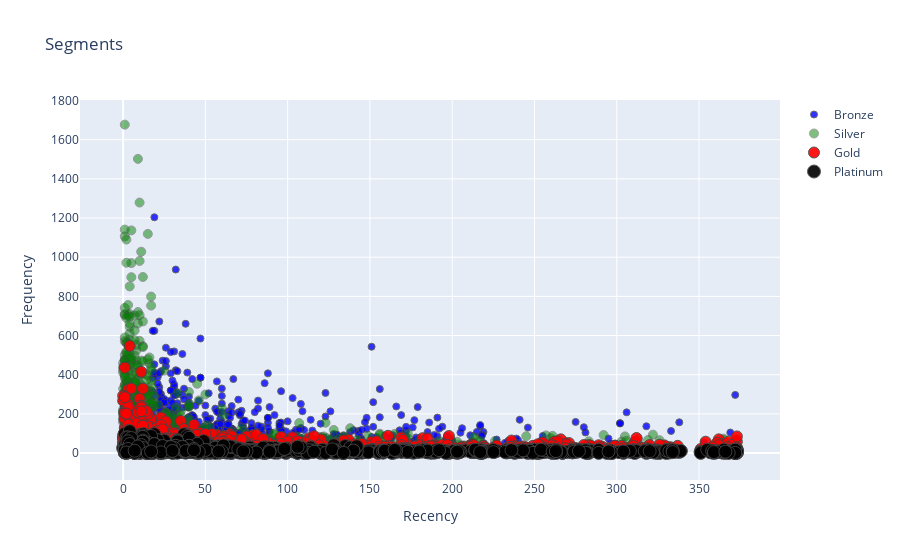
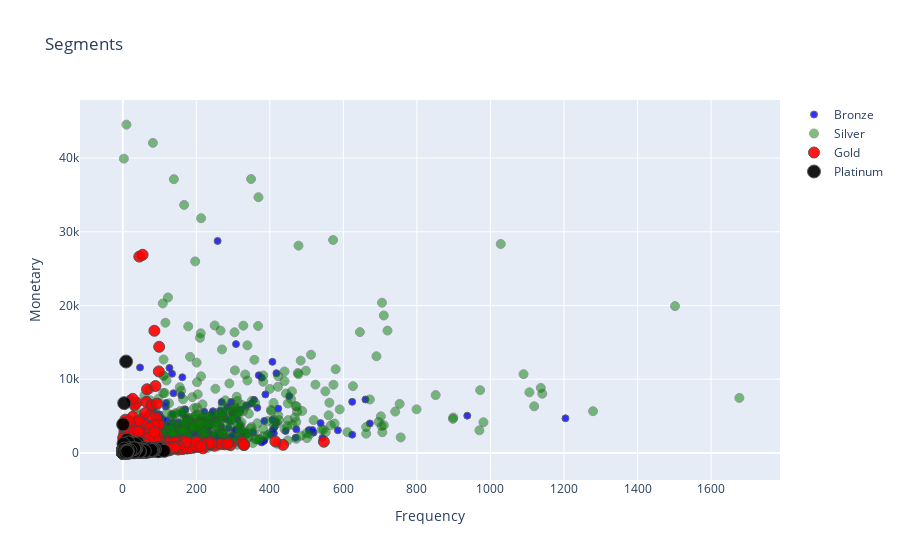
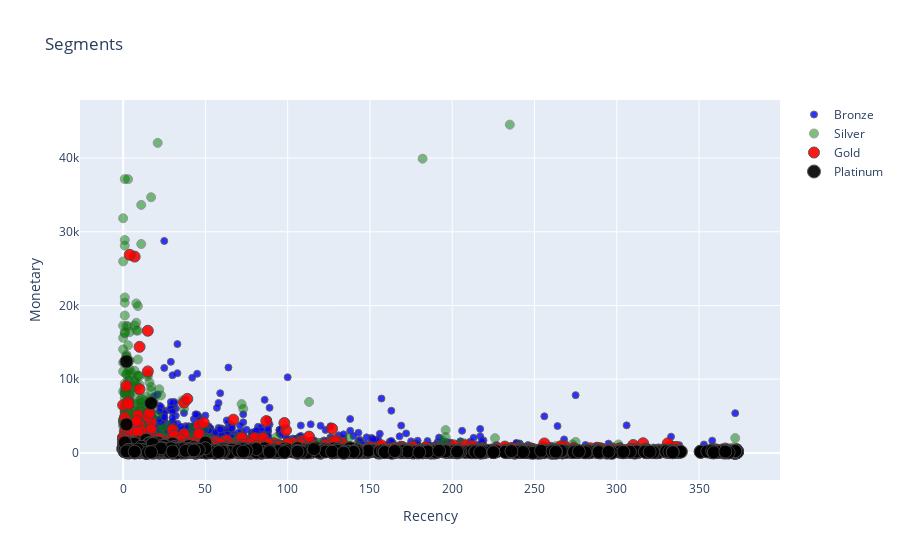

Notebook source saved alongside these figures, in order:
### Code cell
#Recency vs Frequency
graph = RFMScores.query('Monetary<50000 and Frequency<2000')

plot_data=[
    gobj.Scatter(
    x=graph.query("RFM_Loyalty_Level == 'Bronze'")['Recency'],
    y=graph.query("RFM_Loyalty_Level =='Bronze'")['Frequency'],
    mode = 'markers',
    name='Bronze',
    marker = dict(size=7,
                 line=dict(width=1),
                 color ='blue',
                 opacity=0.8
                 )
    ),
    gobj.Scatter(
    x=graph.query("RFM_Loyalty_Level == 'Silver'")['Recency'],
    y=graph.query("RFM_Loyalty_Level =='Silver'")['Frequency'],
    mode = 'markers',
    name='Silver',
    marker = dict(size=9,
                 line=dict(width=1),
                 color ='green',
                 opacity=0.5 
                 )
    ),
    
    gobj.Scatter(
    x=graph.query("RFM_Loyalty_Level == 'Gold'")['Recency'],
    y=graph.query("RFM_Loyalty_Level =='Gold'")['Frequency'],
    mode = 'markers',
    name='Gold',
    marker = dict(size=11,
                 line=dict(width=1),
                 color ='red',
                 opacity=0.9
                 )
    ),
    gobj.Scatter(
    x=graph.query("RFM_Loyalty_Level == 'Platinum'")['Recency'],
    y=graph.query("RFM_Loyalty_Level =='Platinum'")['Frequency'],
    mode = 'markers',
    name='Platinum',
    marker = dict(size=13,
                 line=dict(width=1),
                 color ='black',
                 opacity=0.9
                 )
    ),
]

plot_layout = gobj.Layout(
        yaxis={'title': "Frequency"},
        xaxis={'title': "Recency"},
        title='Segments'
)
fig = gobj.Figure(data =plot_data, layout=plot_layout)
po.iplot(fig)

#Frequency Vs Monetary 
graph = RFMScores.query('Monetary<50000 and Frequency<2000')

plot_data=[
    gobj.Scatter(
    x=graph.query("RFM_Loyalty_Level == 'Bronze'")['Frequency'],
    y=graph.query("RFM_Loyalty_Level =='Bronze'")['Monetary'],
    mode = 'markers',
    name='Bronze',
    marker = dict(size=7,
                 line=dict(width=1),
                 color ='blue',
                 opacity=0.8
                 )
    ),
    gobj.Scatter(
    x=graph.query("RFM_Loyalty_Level == 'Silver'")['Frequency'],
    y=graph.query("RFM_Loyalty_Level =='Silver'")['Monetary'],
    mode = 'markers',
    name='Silver',
    marker = dict(size=9,
                 line=dict(width=1),
                 color ='green',
                 opacity=0.5 
                 )
    ),
    
    gobj.Scatter(
    x=graph.query("RFM_Loyalty_Level == 'Gold'")['Frequency'],
    y=graph.query("RFM_Loyalty_Level =='Gold'")['Monetary'],
    mode = 'markers',
    name='Gold',
    marker = dict(size=11,
                 line=dict(width=1),
                 color ='red',
                 opacity=0.9
                 )
    ),
    gobj.Scatter(
    x=graph.query("RFM_Loyalty_Level == 'Platinum'")['Frequency'],
    y=graph.query("RFM_Loyalty_Level =='Platinum'")['Monetary'],
    mode = 'markers',
    name='Platinum',
    marker = dict(size=13,
                 line=dict(width=1),
                 color ='black',
                 opacity=0.9
                 )
    ),
]

plot_layout = gobj.Layout(
        yaxis={'title': "Monetary"},
        xaxis={'title': "Frequency"},
        title='Segments'
)
fig = gobj.Figure(data =plot_data, layout=plot_layout)
po.iplot(fig)

#Recency Vs Monetary
graph = RFMScores.query('Monetary<50000 and Frequency<2000')

plot_data=[
    gobj.Scatter(
    x=graph.query("RFM_Loyalty_Level == 'Bronze'")['Recency'],
    y=graph.query("RFM_Loyalty_Level =='Bronze'")['Monetary'],
    mode = 'markers',
    name='Bronze',
    marker = dict(size=7,
                 line=dict(width=1),
                 color ='blue',
                 opacity=0.8
                 )
    ),
    gobj.Scatter(
    x=graph.query("RFM_Loyalty_Level == 'Silver'")['Recency'],
    y=graph.query("RFM_Loyalty_Level =='Silver'")['Monetary'],
    mode = 'markers',
    name='Silver',
    marker = dict(size=9,
                 line=dict(width=1),
                 color ='green',
                 opacity=0.5 
                 )
    ),
    
    gobj.Scatter(
    x=graph.query("RFM_Loyalty_Level == 'Gold'")['Recency'],
    y=graph.query("RFM_Loyalty_Level =='Gold'")['Monetary'],
    mode = 'markers',
    name='Gold',
    marker = dict(size=11,
                 line=dict(width=1),
                 color ='red',
                 opacity=0.9
                 )
    ),
    gobj.Scatter(
    x=graph.query("RFM_Loyalty_Level == 'Platinum'")['Recency'],
    y=graph.query("RFM_Loyalty_Level =='Platinum'")['Monetary'],
    mode = 'markers',
    name='Platinum',
    marker = dict(size=13,
                 line=dict(width=1),
                 color ='black',
                 opacity=0.9
                 )
    ),
]

plot_layout = gobj.Layout(
        yaxis={'title': "Monetary"},
        xaxis={'title': "Recency"},
        title='Segments'
)
fig = gobj.Figure(data =plot_data, layout=plot_layout)
po.iplot(fig)

### Figure 1 — Plotly figure (JSON) as saved in the notebook; plotly's stock layout.template omitted (floating-point values rounded to 4 significant figures; data arrays with more than 128 entries replaced by an {"elided": "..."} marker saying what was removed)
{"data": [{"marker": {"color": "blue", "line": {"width": 1}, "opacity": 0.8, "size": 7}, "mode": "markers", "name": "Bronze", "type": "scatter", "x": {"elided": "480 int values"}, "y": {"elided": "480 int values"}}, {"marker": {"color": "green", "line": {"width": 1}, "opacity": 0.5, "size": 9}, "mode": "markers", "name": "Silver", "type": "scatter", "x": {"elided": "791 int values"}, "y": {"elided": "791 int values"}}, {"marker": {"color": "red", "line": {"width": 1}, "opacity": 0.9, "size": 11}, "mode": "markers", "name": "Gold", "type": "scatter", "x": {"elided": "1379 int values"}, "y": {"elided": "1379 int values"}}, {"marker": {"color": "black", "line": {"width": 1}, "opacity": 0.9, "size": 13}, "mode": "markers", "name": "Platinum", "type": "scatter", "x": {"elided": "1252 int values"}, "y": {"elided": "1252 int values"}}], "layout": {"title": {"text": "Segments"}, "xaxis": {"title": {"text": "Recency"}}, "yaxis": {"title": {"text": "Frequency"}}}}

### Figure 2 — Plotly figure (JSON) as saved in the notebook; plotly's stock layout.template omitted (floating-point values rounded to 4 significant figures; data arrays with more than 128 entries replaced by an {"elided": "..."} marker saying what was removed)
{"data": [{"marker": {"color": "blue", "line": {"width": 1}, "opacity": 0.8, "size": 7}, "mode": "markers", "name": "Bronze", "type": "scatter", "x": {"elided": "480 int values"}, "y": {"elided": "480 float values"}}, {"marker": {"color": "green", "line": {"width": 1}, "opacity": 0.5, "size": 9}, "mode": "markers", "name": "Silver", "type": "scatter", "x": {"elided": "791 int values"}, "y": {"elided": "791 float values"}}, {"marker": {"color": "red", "line": {"width": 1}, "opacity": 0.9, "size": 11}, "mode": "markers", "name": "Gold", "type": "scatter", "x": {"elided": "1379 int values"}, "y": {"elided": "1379 float values"}}, {"marker": {"color": "black", "line": {"width": 1}, "opacity": 0.9, "size": 13}, "mode": "markers", "name": "Platinum", "type": "scatter", "x": {"elided": "1252 int values"}, "y": {"elided": "1252 float values"}}], "layout": {"title": {"text": "Segments"}, "xaxis": {"title": {"text": "Frequency"}}, "yaxis": {"title": {"text": "Monetary"}}}}

### Figure 3 — Plotly figure (JSON) as saved in the notebook; plotly's stock layout.template omitted (floating-point values rounded to 4 significant figures; data arrays with more than 128 entries replaced by an {"elided": "..."} marker saying what was removed)
{"data": [{"marker": {"color": "blue", "line": {"width": 1}, "opacity": 0.8, "size": 7}, "mode": "markers", "name": "Bronze", "type": "scatter", "x": {"elided": "480 int values"}, "y": {"elided": "480 float values"}}, {"marker": {"color": "green", "line": {"width": 1}, "opacity": 0.5, "size": 9}, "mode": "markers", "name": "Silver", "type": "scatter", "x": {"elided": "791 int values"}, "y": {"elided": "791 float values"}}, {"marker": {"color": "red", "line": {"width": 1}, "opacity": 0.9, "size": 11}, "mode": "markers", "name": "Gold", "type": "scatter", "x": {"elided": "1379 int values"}, "y": {"elided": "1379 float values"}}, {"marker": {"color": "black", "line": {"width": 1}, "opacity": 0.9, "size": 13}, "mode": "markers", "name": "Platinum", "type": "scatter", "x": {"elided": "1252 int values"}, "y": {"elided": "1252 float values"}}], "layout": {"title": {"text": "Segments"}, "xaxis": {"title": {"text": "Recency"}}, "yaxis": {"title": {"text": "Monetary"}}}}
